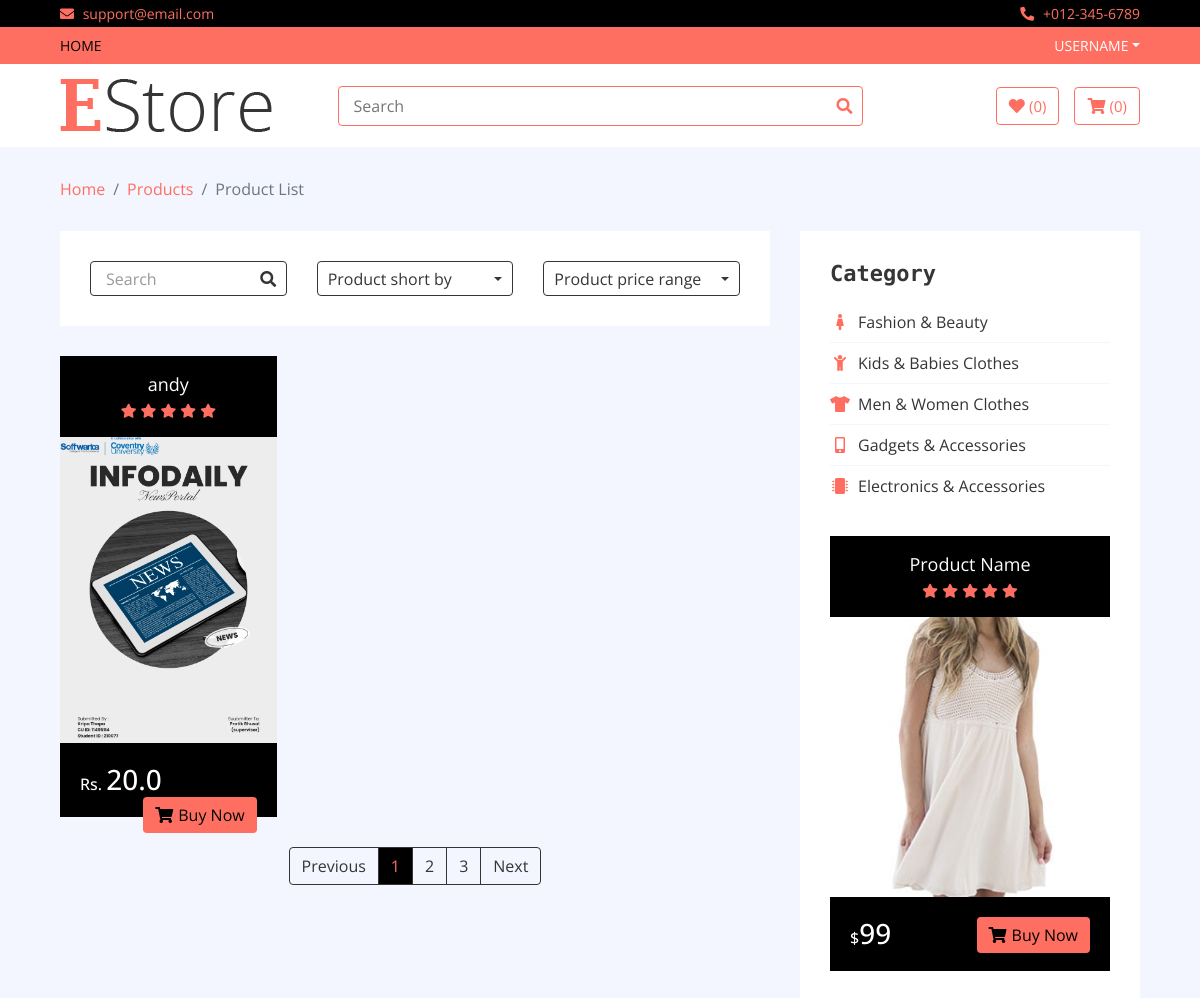
The page /brand/clothes (upper part) on the database as committed earlier.
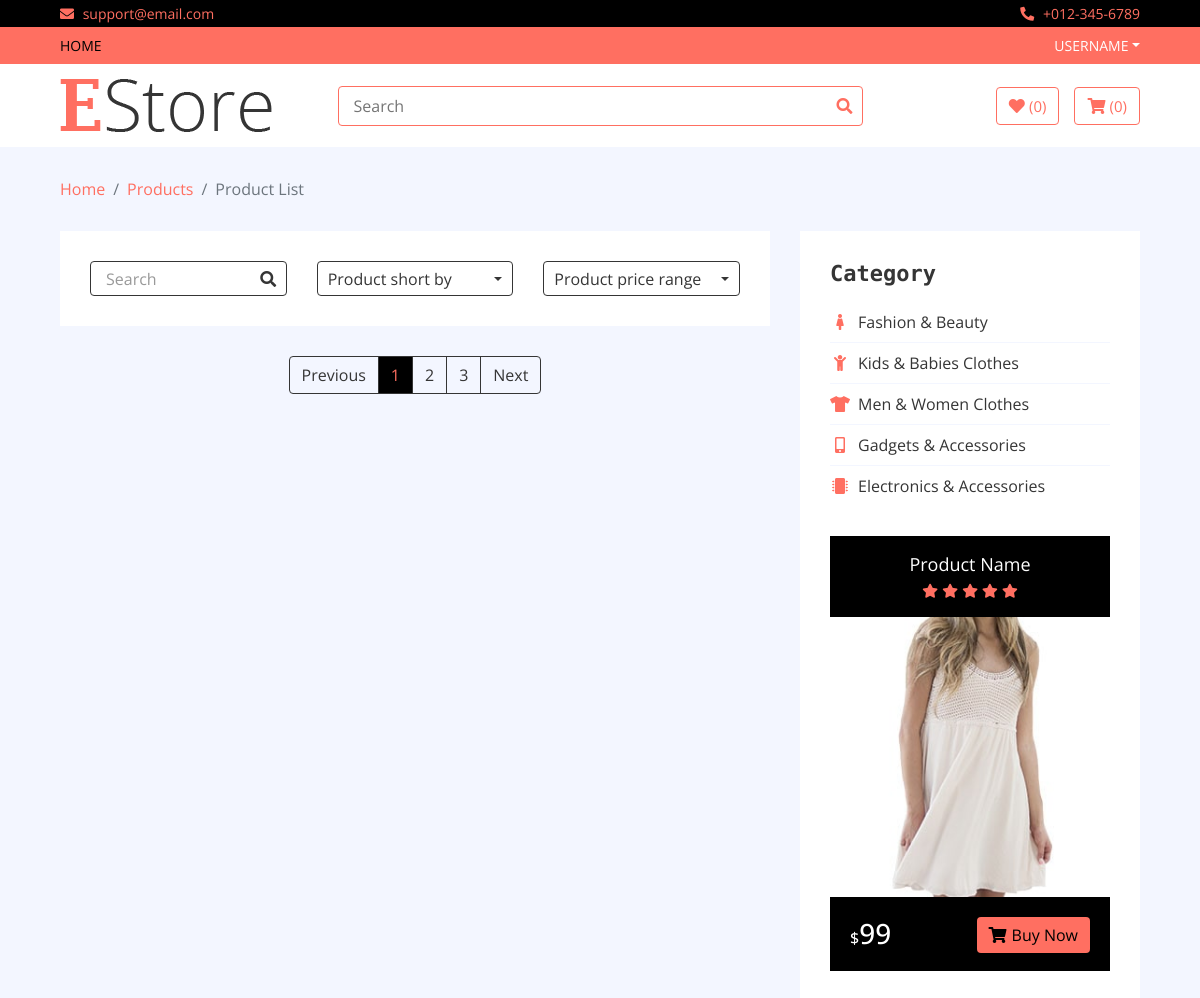
The same page on the database as committed later.
### home/models.py (models this page shows, shortened)
class Product(models.Model):
    name = models.CharField(max_length=500)
    image = models.ImageField(upload_to='media')
    price = models.FloatField()
    discounted_price = models.FloatField(default=0)
    category = models.ForeignKey(Category, on_delete=models.CASCADE)
    brand = models.ForeignKey(Brand, on_delete=models.CASCADE)
    description = models.TextField(blank= True)
    spacification = models.TextField(blank= True)
    stock = models.CharField(choices=STOCK, max_length=50)
    labels = models.CharField(choices=LABELS, max_length=50, blank=True)
    slug = models.CharField(max_length=500, default = "")

### home/views.py (the view)
# urls.py: path('brand/<slug>', BrandView.as_view(), name = 'brand'),
class BrandView(Base):
    def get(self, request, slug):
        brand_id = Brand.objects.get(slug = slug).id
        self.views['brand_products'] = Product.objects.filter(brand_id = brand_id)
        self.views['categories'] = Category.objects.all()
        self.views['brands'] = Brand.objects.all()
        self.views['sales'] = Product.objects.filter(labels = 'sale')
        self.views['count_cart'] = Cart.objects.filter(username = request.user.username, checkout= False).count()
        return render(request, 'brand.html', self.views)

### templates/brand.html (shortened to what the changed rows need)
{% extends 'base.html' %}
{% load static %}
{% block content %}
        <div class="product-view">
            <div class="container-fluid">
                <div class="row">
                    <div class="col-lg-8">
                        <div class="row">
                            {% for brand in brand_products %}
                            <div class="col-md-4">
                                <div class="product-item">
                                    <div class="product-title">
                                        <a href="#">{{brand.name}}</a>
                                        <div class="ratting">
                                            <i class="fa fa-star"></i>
                                            <i class="fa fa-star"></i>
                                            <i class="fa fa-star"></i>
                                            <i class="fa fa-star"></i>
                                            <i class="fa fa-star"></i>
                                        </div>
                                    </div>
                                    <div class="product-image">
                                        <a href="product-detail.html">
                                            <img src="{{brand.image.url}}" alt="Product Image">
                                        </a>
                                    </div>
                                    <div class="product-price">
                                        {% if brand.discounted_price > 0 %}
                                        <h3><span>Rs. </span>{{brand.discounted_price}}</h3>
                                        {% else %}
                                        <h3><span>Rs. </span>{{brand.rice}}</h3>
                                        {% endif %}
                                        <a class="btn" href=""><i class="fa fa-shopping-cart"></i>Buy Now</a>
                                    </div>
                                </div>
                            </div>
                            {% endfor %}
                        </div>
                    </div>
                    <div class="col-lg-4 sidebar">
                        <div class="sidebar-widget category">
                            <h2 class="title">Category</h2>
                        </div>
                    </div>
                </div>
            </div>
        </div>
{% endblock %}

Rows that differ between the two databases and show on the page:
removed Product: name "andy", image (picture), discounted_price "20.0"
